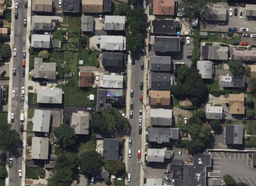
#> input picture example_images/brighton_8_apple.png, 256 x 186 px, shrunk from 600 x 437 before the run
$ python segment.py
#> lines starting #> are read from the running program, lines starting #| are printed output that depends on the picture; after the words box and inside, x2 and y2 are one past the last pixel; in counts of white or black regions, pixels touching at a corner belong together
### edge_detection.py
import numpy as np
import cv2 as cv
from matplotlib import pyplot as plt
from skimage.morphology import binary_dilation


def find_edge(img_path, plot=False):
#> called with img_path = 'example_images/brighton_8_apple.png', plot = False
    img = cv.imread(img_path)
#> img is the input picture: shape (186, 256, 3); mean B, G, R 85.2, 90.3, 91.5
    edges = cv.Canny(img,255/3,255)
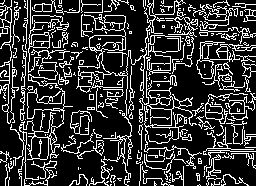
#> edges: shape (186, 256); 20.8% white in thin lines or dots
    edge_dilate = binary_dilation(edges)
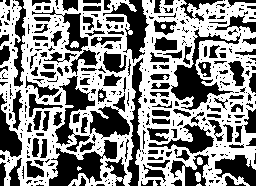
#> edge_dilate: shape (186, 256) bool; 54.2% white; 467 black regions (329 under 20 px), largest, box (x1, y1, x2, y2) and area: (171, 29, 241, 110) 1473, (49, 140, 117, 186) 1434, (55, 76, 95, 152) 1040
    edge_dilate = edge_dilate.astype(np.uint8)
    edge_dilate *= 255
    edge_image = cv.imwrite('gray_images/gray.png', edge_dilate)

    if plot:
        plt.subplot(121),plt.imshow(img,cmap = 'gray')
        plt.title('Original Image'), plt.xticks([]), plt.yticks([])
        plt.subplot(122),plt.imshow(edge_dilate,cmap = 'gray')
        plt.title('Edge Image'), plt.xticks([]), plt.yticks([])
        plt.show()

    return edge_dilate

def is_accessible(row, col, i, j, visited, binary_img):
    return 0 <= i and i < row and 0 <= j and j < col and not visited[i][j] and binary_img[i][j] == 0

def BFS(row, col, i, j, visited, island, binary_img):
    # Utility function to do BFS for a 2D boolean matrix. Uses only the 4 neighbors as adjacent vertices
    rowNbr = [-1, 0, 1, 0]
    colNbr = [0, -1, 0, 1]
    q = []
    q.append((i,j))
    visited[i][j] = True

    while len(q) != 0:
        x,y = q.pop(0)
        for k in range(len(rowNbr)):
            if is_accessible(row, col, x + rowNbr[k], y + colNbr[k], visited, binary_img):
                island.append((x + rowNbr[k], y + colNbr[k]))
                visited[(x) + rowNbr[k]][y + colNbr[k]] = True
                q.append((x + rowNbr[k], y + colNbr[k]))

def findIslands(edge_path):
    # height, width, number of channels in image
    edge_img = cv.imread(edge_path)
    binary_img = cv.cvtColor(edge_img, cv.COLOR_BGR2GRAY)
    row = binary_img.shape[0]
    col = binary_img.shape[1]
    # Make a bool array to mark visited cells. Initially all cells are unvisited
    visited = [[False for j in range(col)]for i in range(row)]
    # Initialize count as 0 and traverse through cells of given matrix
    index = 0
    islands = []
    for i in range(row):
        for j in range(col):
            # If a cell with value 0 is not visited yet, then new island found
            if visited[i][j] == False and binary_img[i][j] == 0:
                # Visit all cells in this island and increment island count
                island = []
                BFS(row, col, i, j, visited, island, binary_img)
                if len(island) > 0:
                    islands.append(island)
                index += 1
    return islands

# [10 lines left out: function draw_islands, not called in this run]


# img_path = "example_images/brighton_8_apple.png"
# find_edge(img_path)
#Edge image saved as gray_images/gray.png
#Find the Islands!
# islands = findIslands("gray_images/gray.png")

#Draw the Islands (More of test function)
# draw_islands("gray_images/gray.png", islands)

### find_green_pixels.py
import cv2
import numpy as np
import matplotlib.pyplot as plt
from skimage.morphology import binary_opening, binary_erosion


def find_green_pixels(image_path, save_mask_path=None, plot=False):
#> called with image_path = 'example_images/brighton_8_apple.png', plot = False
    image = cv2.imread(image_path)
    num_rows, num_cols, _ = image.shape
#> num_rows = 186; num_cols = 256

    pixel_mask = np.zeros((num_rows, num_cols))

    for i in range(num_rows):
        for j in range(num_cols):
            pixel_rgb = image[i][j]
            r, g, b = pixel_rgb

            # This works for brighton_8 trees and grass
            # if r < 130 and 30 < g and g < 130 and b < 130:
            #     if (g > r + 1 and g > b + 1) or (g > r + 7 and g > b - 10) or (g > b + 7 and g > r - 10):
            #         pixel_mask[i][j] = 255

            # Try to isolate grass only
            if r < 130 and 45 < g and g < 130 and b < 130:
                if (g > r + 6 and g > b + 6) or (g > r + 7 and g > b - 2) or (g > b + 7 and g > r - 2):
                    pixel_mask[i][j] = 255
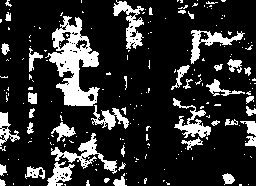
#> pixel_mask: shape (186, 256) float64; 17.9% white; 206 white regions (164 under 20 px), largest, box (x1, y1, x2, y2) and area: (45, 16, 100, 106) 2243, (51, 133, 117, 174) 678, (113, 0, 144, 49) 599

    # pixel_mask = binary_opening(pixel_mask) # This works for brighton_8 trees and grass
    pixel_mask = binary_erosion(pixel_mask) # Try to isolate grass only
#> pixel_mask: shape (186, 256) bool; 9.4% white; 137 white regions (99 under 20 px), largest, box (x1, y1, x2, y2) and area: (50, 43, 98, 105) 1282, (176, 120, 210, 137) 200, (48, 163, 71, 186) 185
    pixel_mask = pixel_mask.astype(np.uint8)
    pixel_mask *= 255
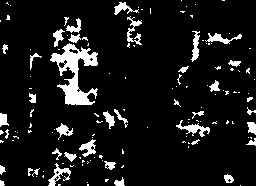
#> pixel_mask: shape (186, 256); 9.4% white; 137 white regions (99 under 20 px), largest, box (x1, y1, x2, y2) and area: (50, 43, 98, 105) 1282, (176, 120, 210, 137) 200, (48, 163, 71, 186) 185

    # Save green pixel mask
    if save_mask_path is not None:
        cv2.imwrite(save_mask_path, pixel_mask)

    # Overlay green pixel mask on original image
    if plot:
        plt.figure()
        plt.subplot(1, 2, 1)
        plt.imshow(image, interpolation='none')
        plt.subplot(1, 2, 2)
        plt.imshow(image, interpolation='none')
        plt.imshow(pixel_mask, cmap='Greens', interpolation='none', alpha=0.3)
        plt.show()

    return pixel_mask


# [7 lines of commented-out code are left out]

### segment.py
from find_green_pixels import *
from edge_detection import *
import matplotlib.patches as patches


def segment(image_path, plot=False):
    edge_image = find_edge(image_path)
    green_pixel_mask = find_green_pixels(image_path)

    edge_image[green_pixel_mask == 255] = 255
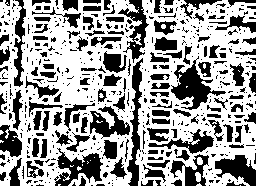
#> edge_image: shape (186, 256); 61.3% white; 544 black regions (405 under 20 px), largest, box (x1, y1, x2, y2) and area: (171, 56, 226, 110) 1053, (54, 148, 103, 186) 900, (127, 58, 143, 186) 852
    edge_save_path = "edges_after_removing_green.png"
    cv2.imwrite(edge_save_path, edge_image)

    islands = findIslands(edge_save_path)
#> after the loop in findIslands, `for i in range(row):`: index = 691; islands = 405 items
#> islands = 405 items
    building_mask = np.zeros(edge_image.shape)

    rects = []
    for island_coords in islands:
        island = np.array(island_coords)
        min_area_rect = cv2.minAreaRect(island)

        center, dim, rotation = min_area_rect
        center_x, center_y = center
        width, height = dim

        contour_area = cv.contourArea(island)

        # Detect potential buildings in islands
        if abs(width - height) < 10 and contour_area > 0.5 * width * height:
            rects.append(min_area_rect)
            for island_x, island_y in island:
                building_mask[island_x][island_y] = 255

        cv2.imwrite("building_mask.png", building_mask)
#> this loop made 405 passes
#> island_coords on passes 24, 26, 27: [(8, 12)], [(8, 57), (8, 58)], [(7, 228)]
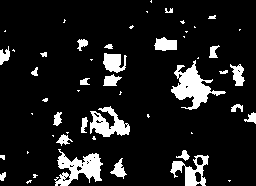
#> building_mask: shape (186, 256) float64; 11.2% white; 53 white regions (26 under 20 px), largest, box (x1, y1, x2, y2) and area: (171, 60, 226, 110) 1046, (54, 149, 103, 186) 894, (90, 106, 130, 137) 646

    if plot:
        fig, [ax0, ax1, ax2] = plt.subplots(1, 3)

        ax0.imshow(edge_image, interpolation='none')
        ax1.imshow(edge_image, interpolation='none')
        ax1.imshow(building_mask, cmap='Blues', interpolation='none', alpha=0.3)

        rect_to_use = rects[20]
        center, dim, rotation = rect_to_use
        center_x, center_y = center
        width, height = dim
        box = cv.boxPoints(rect_to_use)
        rect = patches.Rectangle(box[0], width, height, angle=rotation, edgecolor='r', linewidth=1, facecolor='none')
        ax2.imshow(edge_image, interpolation='none')
        ax2.add_patch(rect)

        plt.show()
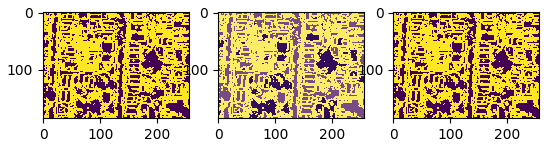
#> figure drawn by matplotlib, 3 panels


file_name = "brighton_8_apple.png"
image_path = f"example_images/{file_name}"

segment(image_path, plot=True)
